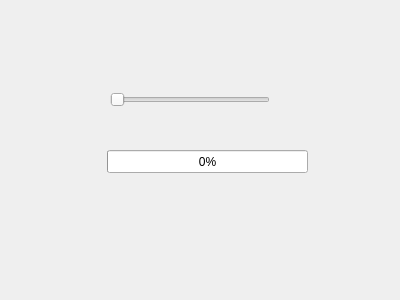
<?xml version="1.0" encoding="UTF-8"?>
<ui version="4.0">
 <class>Widget</class>
 <widget class="QWidget" name="Widget">
  <property name="geometry">
   <rect>
    <x>0</x>
    <y>0</y>
    <width>400</width>
    <height>300</height>
   </rect>
  </property>
  <property name="windowTitle">
   <string>Slider - Progress Bar</string>
  </property>
  <widget class="QProgressBar" name="progressBar">
   <property name="geometry">
    <rect>
     <x>107</x>
     <y>150</y>
     <width>201</width>
     <height>23</height>
    </rect>
   </property>
   <property name="value">
    <number>0</number>
   </property>
  </widget>
  <widget class="QSlider" name="horizontalSlider">
   <property name="geometry">
    <rect>
     <x>110</x>
     <y>90</y>
     <width>160</width>
     <height>19</height>
    </rect>
   </property>
   <property name="maximum">
    <number>100</number>
   </property>
   <property name="orientation">
    <enum>Qt::Horizontal</enum>
   </property>
  </widget>
 </widget>
 <layoutdefault spacing="6" margin="11"/>
 <resources/>
 <connections/>
</ui>
